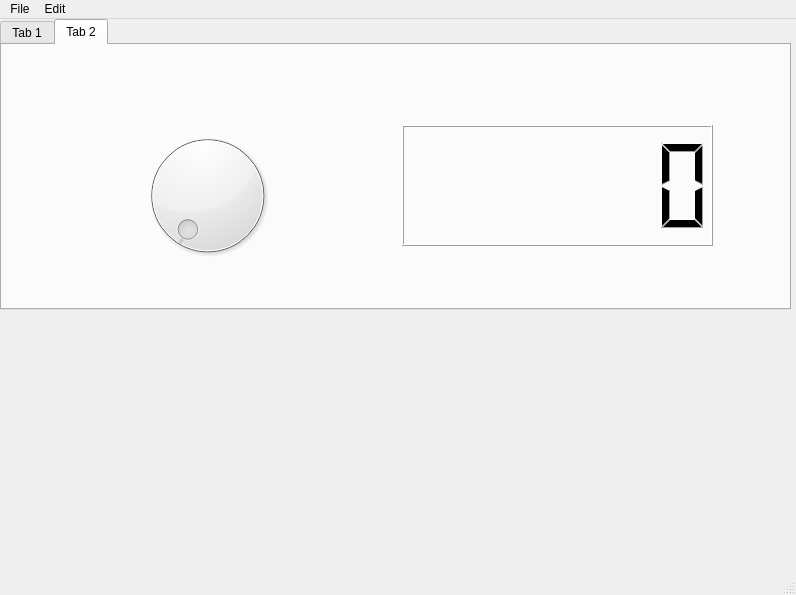
<?xml version="1.0" encoding="UTF-8"?>
<ui version="4.0">
 <class>MainWindow</class>
 <widget class="QMainWindow" name="MainWindow">
  <property name="geometry">
   <rect>
    <x>0</x>
    <y>0</y>
    <width>796</width>
    <height>595</height>
   </rect>
  </property>
  <property name="windowTitle">
   <string>MainWindow</string>
  </property>
  <widget class="QWidget" name="centralwidget">
   <widget class="QTabWidget" name="tabWidget">
    <property name="geometry">
     <rect>
      <x>0</x>
      <y>0</y>
      <width>791</width>
      <height>291</height>
     </rect>
    </property>
    <property name="currentIndex">
     <number>1</number>
    </property>
    <widget class="QWidget" name="tab">
     <attribute name="title">
      <string>Tab 1</string>
     </attribute>
     <widget class="QWidget" name="">
      <property name="geometry">
       <rect>
        <x>20</x>
        <y>160</y>
        <width>320</width>
        <height>25</height>
       </rect>
      </property>
      <layout class="QHBoxLayout" name="horizontalLayout">
       <item>
        <widget class="QPushButton" name="pushButton">
         <property name="text">
          <string>PushButton</string>
         </property>
        </widget>
       </item>
       <item>
        <widget class="QPushButton" name="pushButton_2">
         <property name="text">
          <string>PushButton</string>
         </property>
        </widget>
       </item>
       <item>
        <widget class="QPushButton" name="pushButton_3">
         <property name="text">
          <string>PushButton</string>
         </property>
        </widget>
       </item>
       <item>
        <widget class="QPushButton" name="pushButton_4">
         <property name="text">
          <string>PushButton</string>
         </property>
        </widget>
       </item>
      </layout>
     </widget>
    </widget>
    <widget class="QWidget" name="tab_2">
     <attribute name="title">
      <string>Tab 2</string>
     </attribute>
     <widget class="QDial" name="dial">
      <property name="geometry">
       <rect>
        <x>100</x>
        <y>80</y>
        <width>211</width>
        <height>141</height>
       </rect>
      </property>
     </widget>
     <widget class="QLCDNumber" name="lcdNumber">
      <property name="geometry">
       <rect>
        <x>400</x>
        <y>80</y>
        <width>311</width>
        <height>121</height>
       </rect>
      </property>
      <property name="digitCount">
       <number>6</number>
      </property>
     </widget>
    </widget>
   </widget>
  </widget>
  <widget class="QMenuBar" name="menubar">
   <property name="geometry">
    <rect>
     <x>0</x>
     <y>0</y>
     <width>796</width>
     <height>21</height>
    </rect>
   </property>
   <widget class="QMenu" name="menuFile">
    <property name="title">
     <string>File</string>
    </property>
    <widget class="QMenu" name="menuCopy">
     <property name="title">
      <string>Copy</string>
     </property>
     <property name="icon">
      <iconset>
       <normaloff>Bahan/copy.png</normaloff>Bahan/copy.png</iconset>
     </property>
     <addaction name="actionAPA"/>
     <addaction name="actionAPA_2"/>
    </widget>
    <addaction name="actionNew"/>
    <addaction name="menuCopy"/>
    <addaction name="separator"/>
    <addaction name="actionExit_2"/>
   </widget>
   <widget class="QMenu" name="menuEdit">
    <property name="title">
     <string>Edit</string>
    </property>
   </widget>
   <addaction name="menuFile"/>
   <addaction name="menuEdit"/>
  </widget>
  <widget class="QStatusBar" name="statusbar"/>
  <action name="actionNew">
   <property name="icon">
    <iconset>
     <normaloff>Bahan/new.png</normaloff>Bahan/new.png</iconset>
   </property>
   <property name="text">
    <string>New</string>
   </property>
  </action>
  <action name="actionExit">
   <property name="text">
    <string>Exit</string>
   </property>
  </action>
  <action name="actionExit_2">
   <property name="icon">
    <iconset>
     <normaloff>Bahan/exit.png</normaloff>Bahan/exit.png</iconset>
   </property>
   <property name="text">
    <string>Exit</string>
   </property>
   <property name="statusTip">
    <string>Klik untuk keluar</string>
   </property>
  </action>
  <action name="actionAPA">
   <property name="icon">
    <iconset>
     <normaloff>Bahan/copy.png</normaloff>Bahan/copy.png</iconset>
   </property>
   <property name="text">
    <string>Sebagian</string>
   </property>
  </action>
  <action name="actionAPA_2">
   <property name="text">
    <string>Semuanya</string>
   </property>
  </action>
 </widget>
 <resources/>
 <connections>
  <connection>
   <sender>actionExit_2</sender>
   <signal>triggered()</signal>
   <receiver>MainWindow</receiver>
   <slot>close()</slot>
   <hints>
    <hint type="sourcelabel">
     <x>-1</x>
     <y>-1</y>
    </hint>
    <hint type="destinationlabel">
     <x>397</x>
     <y>297</y>
    </hint>
   </hints>
  </connection>
 </connections>
</ui>
